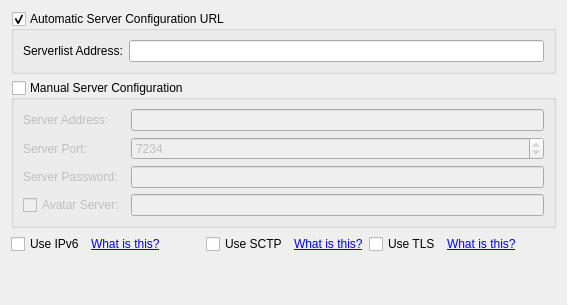
           <widget class="QWidget" name="tab_2">
            <attribute name="title">
             <string>Server</string>
            </attribute>
            <layout class="QGridLayout" name="gridLayout_18">
             <item row="0" column="0">
              <widget class="QGroupBox" name="groupBox_automaticServerConfig">
               <property name="title">
                <string>Automatic Server Configuration URL</string>
               </property>
               <property name="checkable">
                <bool>true</bool>
               </property>
               <layout class="QGridLayout" name="gridLayout_3">
                <item row="0" column="0">
                 <widget class="QLabel" name="label_18">
                  <property name="text">
                   <string>Serverlist Address:</string>
                  </property>
                 </widget>
                </item>
                <item row="0" column="1">
                 <widget class="QLineEdit" name="lineEdit_InternetServerListAddress">
                  <property name="inputMethodHints">
                   <set>Qt::ImhNoPredictiveText</set>
                  </property>
                 </widget>
                </item>
               </layout>
              </widget>
             </item>
             <item row="1" column="0">
              <widget class="QGroupBox" name="groupBox_manualServerConfig">
               <property name="minimumSize">
                <size>
                 <width>0</width>
                 <height>116</height>
                </size>
               </property>
               <property name="title">
                <string>Manual Server Configuration</string>
               </property>
               <property name="checkable">
                <bool>true</bool>
               </property>
               <property name="checked">
                <bool>false</bool>
               </property>
               <layout class="QGridLayout" name="gridLayout_4">
                <item row="1" column="0">
                 <widget class="QLabel" name="label_31">
                  <property name="text">
                   <string>Server Port:</string>
                  </property>
                  <property name="buddy">
                   <cstring>spinBox_InternetServerPort</cstring>
                  </property>
                 </widget>
                </item>
                <item row="1" column="1">
                 <widget class="QSpinBox" name="spinBox_InternetServerPort">
                  <property name="minimum">
                   <number>80</number>
                  </property>
                  <property name="maximum">
                   <number>65535</number>
                  </property>
                  <property name="value">
                   <number>7234</number>
                  </property>
                 </widget>
                </item>
                <item row="3" column="0">
                 <widget class="QCheckBox" name="checkBox_useAvatarServer">
                  <property name="text">
                   <string>Avatar Server:</string>
                  </property>
                 </widget>
                </item>
                <item row="3" column="1">
                 <widget class="QLineEdit" name="lineEdit_avatarServerAddress">
                  <property name="inputMethodHints">
                   <set>Qt::ImhNoPredictiveText</set>
                  </property>
                 </widget>
                </item>
                <item row="0" column="0">
                 <widget class="QLabel" name="label_41">
                  <property name="text">
                   <string>Server Address:</string>
                  </property>
                  <property name="buddy">
                   <cstring>lineEdit_InternetServerAddress</cstring>
                  </property>
                 </widget>
                </item>
                <item row="0" column="1">
                 <widget class="QLineEdit" name="lineEdit_InternetServerAddress">
                  <property name="inputMethodHints">
                   <set>Qt::ImhNoPredictiveText</set>
                  </property>
                  <property name="maxLength">
                   <number>60</number>
                  </property>
                 </widget>
                </item>
                <item row="2" column="0">
                 <widget class="QLabel" name="label_6">
                  <property name="text">
                   <string>Server Password:</string>
                  </property>
                 </widget>
                </item>
                <item row="2" column="1">
                 <widget class="QLineEdit" name="lineEdit_InternetServerPassword">
                  <property name="echoMode">
                   <enum>QLineEdit::Password</enum>
                  </property>
                 </widget>
                </item>
               </layout>
              </widget>
             </item>
             <item row="3" column="0">
              <spacer name="verticalSpacer_15">
               <property name="orientation">
                <enum>Qt::Vertical</enum>
               </property>
               <property name="sizeHint" stdset="0">
                <size>
                 <width>20</width>
                 <height>40</height>
                </size>
               </property>
              </spacer>
             </item>
             <item row="2" column="0">
              <layout class="QHBoxLayout" name="horizontalLayout_7">
               <item>
                <widget class="QCheckBox" name="checkBox_InternetServerUseIpv6">
                 <property name="text">
                  <string>Use IPv6</string>
                 </property>
                </widget>
               </item>
               <item>
                <widget class="QLabel" name="label_32">
                 <property name="text">
                  <string>&lt;a href=&quot;http://en.wikipedia.org/wiki/Ipv6&quot;&gt;What is this?&lt;/a&gt;</string>
                 </property>
                 <property name="openExternalLinks">
                  <bool>true</bool>
                 </property>
                </widget>
               </item>
               <item>
                <spacer name="horizontalSpacer">
                 <property name="orientation">
                  <enum>Qt::Horizontal</enum>
                 </property>
                 <property name="sizeHint" stdset="0">
                  <size>
                   <width>40</width>
                   <height>20</height>
                  </size>
                 </property>
                </spacer>
               </item>
               <item>
                <widget class="QCheckBox" name="checkBox_InternetServerUseSctp">
                 <property name="text">
                  <string>Use SCTP</string>
                 </property>
                </widget>
               </item>
               <item>
                <widget class="QLabel" name="label_whatIsSctp">
                 <property name="text">
                  <string>&lt;a href=&quot;http://en.wikipedia.org/wiki/Stream_Control_Transmission_Protocol&quot;&gt;What is this?&lt;/a&gt;</string>
                 </property>
                 <property name="openExternalLinks">
                  <bool>true</bool>
                 </property>
                </widget>
               </item>
               <item>
                <widget class="QCheckBox" name="checkBox_InternetServerUseTls">
                 <property name="text">
                  <string>Use TLS</string>
                 </property>
                </widget>
               </item>
               <item>
                <widget class="QLabel" name="label_whatIsTls">
                 <property name="text">
                  <string>&lt;a href=&quot;http://en.wikipedia.org/wiki/Transport_Layer_Security&quot;&gt;What is this?&lt;/a&gt;</string>
                 </property>
                 <property name="openExternalLinks">
                  <bool>true</bool>
                 </property>
                </widget>
               </item>
               <item>
                <spacer name="horizontalSpacer_8">
                 <property name="orientation">
                  <enum>Qt::Horizontal</enum>
                 </property>
                 <property name="sizeHint" stdset="0">
                  <size>
                   <width>40</width>
                   <height>20</height>
                  </size>
                 </property>
                </spacer>
               </item>
              </layout>
             </item>
            </layout>
           </widget>
